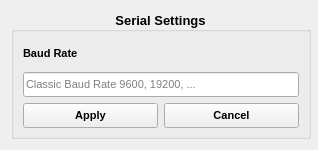
<?xml version="1.0" encoding="UTF-8"?>
<ui version="4.0">
 <class>Serial_Settings</class>
 <widget class="QWidget" name="Serial_Settings">
  <property name="geometry">
   <rect>
    <x>0</x>
    <y>0</y>
    <width>318</width>
    <height>150</height>
   </rect>
  </property>
  <property name="minimumSize">
   <size>
    <width>318</width>
    <height>150</height>
   </size>
  </property>
  <property name="maximumSize">
   <size>
    <width>318</width>
    <height>150</height>
   </size>
  </property>
  <property name="windowTitle">
   <string>Form</string>
  </property>
  <layout class="QHBoxLayout" name="horizontalLayout">
   <item>
    <widget class="QGroupBox" name="groupBox">
     <property name="minimumSize">
      <size>
       <width>300</width>
       <height>0</height>
      </size>
     </property>
     <property name="maximumSize">
      <size>
       <width>300</width>
       <height>16777215</height>
      </size>
     </property>
     <property name="font">
      <font>
       <pointsize>10</pointsize>
       <weight>75</weight>
       <bold>true</bold>
      </font>
     </property>
     <property name="title">
      <string>Serial Settings</string>
     </property>
     <property name="alignment">
      <set>Qt::AlignCenter</set>
     </property>
     <layout class="QVBoxLayout" name="verticalLayout">
      <item>
       <widget class="QLabel" name="label">
        <property name="minimumSize">
         <size>
          <width>0</width>
          <height>25</height>
         </size>
        </property>
        <property name="maximumSize">
         <size>
          <width>16777215</width>
          <height>25</height>
         </size>
        </property>
        <property name="font">
         <font>
          <pointsize>8</pointsize>
          <weight>75</weight>
          <bold>true</bold>
         </font>
        </property>
        <property name="text">
         <string>Baud Rate</string>
        </property>
       </widget>
      </item>
      <item>
       <widget class="QLineEdit" name="lineedit_baud">
        <property name="minimumSize">
         <size>
          <width>0</width>
          <height>25</height>
         </size>
        </property>
        <property name="maximumSize">
         <size>
          <width>16777215</width>
          <height>25</height>
         </size>
        </property>
        <property name="font">
         <font>
          <pointsize>8</pointsize>
          <weight>50</weight>
          <bold>false</bold>
         </font>
        </property>
        <property name="placeholderText">
         <string>Classic Baud Rate 9600, 19200, ...</string>
        </property>
       </widget>
      </item>
      <item>
       <layout class="QHBoxLayout" name="horizontalLayout_2">
        <item>
         <widget class="QPushButton" name="pushbutton_apply">
          <property name="minimumSize">
           <size>
            <width>0</width>
            <height>25</height>
           </size>
          </property>
          <property name="maximumSize">
           <size>
            <width>16777215</width>
            <height>25</height>
           </size>
          </property>
          <property name="font">
           <font>
            <pointsize>8</pointsize>
            <weight>75</weight>
            <bold>true</bold>
           </font>
          </property>
          <property name="text">
           <string>Apply</string>
          </property>
         </widget>
        </item>
        <item>
         <widget class="QPushButton" name="pushbutton_cancel">
          <property name="minimumSize">
           <size>
            <width>0</width>
            <height>25</height>
           </size>
          </property>
          <property name="maximumSize">
           <size>
            <width>16777215</width>
            <height>25</height>
           </size>
          </property>
          <property name="font">
           <font>
            <pointsize>8</pointsize>
            <weight>75</weight>
            <bold>true</bold>
           </font>
          </property>
          <property name="text">
           <string>Cancel</string>
          </property>
         </widget>
        </item>
       </layout>
      </item>
     </layout>
    </widget>
   </item>
  </layout>
 </widget>
 <resources/>
 <connections/>
</ui>
